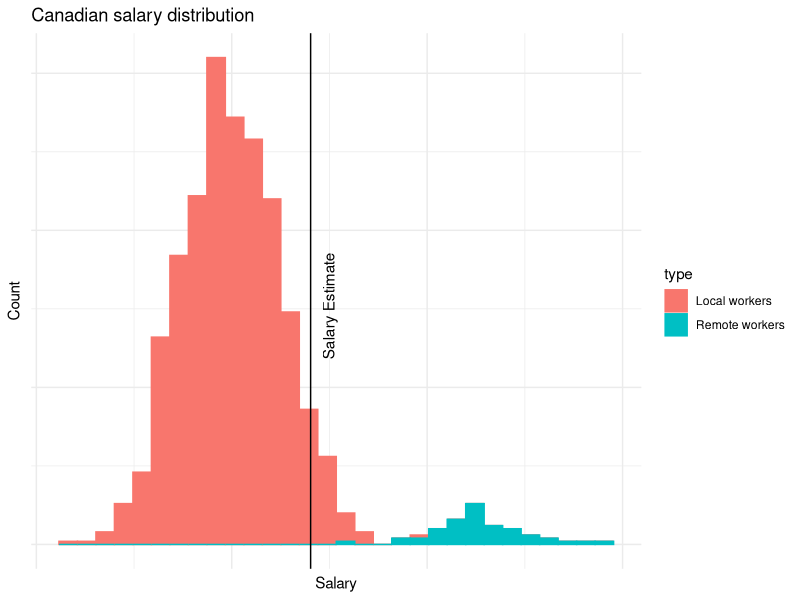

Generate this figure with R:
## ---- chunk 1
#| echo: false
#| warning: false
library(ggplot2)

df1 = tibble::tibble(type = "Local workers",
                     salary = rnorm(1:1000, mean = 2, sd = 0.1))

df2 = tibble::tibble(type = "Remote workers",
                     salary = rnorm(1:50, mean = 2.5, sd = 0.1))

df = dplyr::bind_rows(df1, df2)
ggplot(df, aes(x = salary, fill = type, color = type, group = type)) +
  geom_histogram() +
  theme_minimal() + 
  geom_vline(xintercept = quantile(df$salary, probs = 0.9)) +
  labs(x = "Salary", y = "Count", title = "Canadian salary distribution") +
  scale_x_continuous(labels = NULL) +
  scale_y_continuous(labels = NULL) +
  annotate("text", x = quantile(df$salary, probs = 0.9), y = 76, label = "Salary Estimate", vjust = 2, hjust = 0.5, angle=90)
